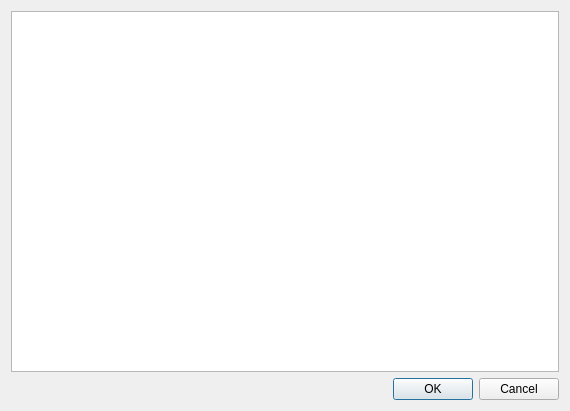
<?xml version="1.0" encoding="UTF-8"?>
<ui version="4.0">
 <class>TextEditor</class>
 <widget class="QDialog" name="TextEditor">
  <property name="geometry">
   <rect>
    <x>0</x>
    <y>0</y>
    <width>570</width>
    <height>411</height>
   </rect>
  </property>
  <property name="windowTitle">
   <string notr="true"/>
  </property>
  <property name="locale">
   <locale language="English" country="UnitedStates"/>
  </property>
  <layout class="QVBoxLayout" name="verticalLayout">
   <item>
    <widget class="QTextBrowser" name="txtBrowser">
     <property name="autoFormatting">
      <set>QTextEdit::AutoAll</set>
     </property>
     <property name="undoRedoEnabled">
      <bool>true</bool>
     </property>
     <property name="readOnly">
      <bool>false</bool>
     </property>
     <property name="tabStopWidth">
      <number>4</number>
     </property>
     <property name="openExternalLinks">
      <bool>true</bool>
     </property>
    </widget>
   </item>
   <item>
    <widget class="QDialogButtonBox" name="btnBox">
     <property name="orientation">
      <enum>Qt::Horizontal</enum>
     </property>
     <property name="standardButtons">
      <set>QDialogButtonBox::Cancel|QDialogButtonBox::Ok</set>
     </property>
    </widget>
   </item>
  </layout>
 </widget>
 <resources/>
 <connections>
  <connection>
   <sender>btnBox</sender>
   <signal>accepted()</signal>
   <receiver>TextEditor</receiver>
   <slot>accept()</slot>
   <hints>
    <hint type="sourcelabel">
     <x>248</x>
     <y>254</y>
    </hint>
    <hint type="destinationlabel">
     <x>157</x>
     <y>274</y>
    </hint>
   </hints>
  </connection>
  <connection>
   <sender>btnBox</sender>
   <signal>rejected()</signal>
   <receiver>TextEditor</receiver>
   <slot>reject()</slot>
   <hints>
    <hint type="sourcelabel">
     <x>316</x>
     <y>260</y>
    </hint>
    <hint type="destinationlabel">
     <x>286</x>
     <y>274</y>
    </hint>
   </hints>
  </connection>
 </connections>
</ui>
